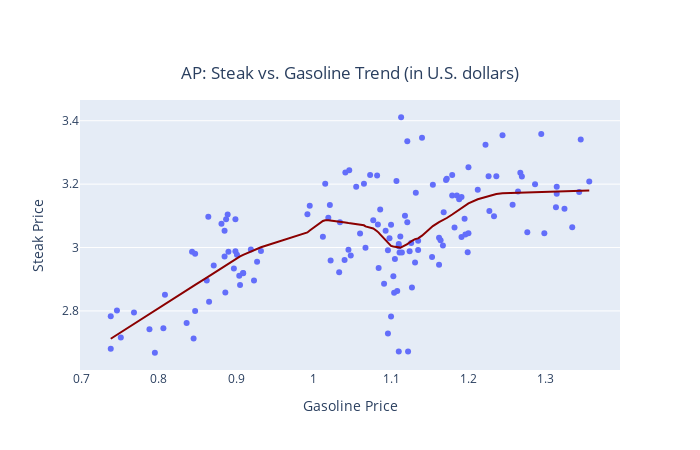

Write notebook code for a chart like this one.
### Code cell
#Task4: https://plotly.com/python/linear-fits/
import plotly.express as px

selected_col = ['area_code','year', 'period', 'value', 'item_code', 'item_name']
years = [1980, 2023]

df31 = df_food_price[selected_col]
df31 = df31[(df31.year >= years[0]) & (df31.year <= years[1])]
df32 = df_gasoline_price[selected_col]
df32 = df32[(df32.year >= years[0]) & (df32.year <= years[1])]

df3 = pd.merge(df31, df32, on = ['area_code', 'year', 'period'], suffixes=('_food', '_gas'), how = 'inner')
#df3

food_item = 'steak, round, usda choice, boneless, per lb. (453.6 gm)'
gas_item = 'gasoline, leaded regular (cost per gallon/3.8 liters)'

df_scatter = df3[(df3['item_name_food'] == food_item) & (df3['item_name_gas'] == gas_item)]
df_scatter = pd.merge(df_scatter, df_area, on = 'area_code')
df_scatter.sort_values(by = ['value_gas'], ascending = True, inplace = True)
uniq_area_codes = ['0300']#df_scatter['area_code'].unique()

data = []

for ac in uniq_area_codes:
    df = df_scatter[df_scatter['area_code'] == ac].copy()
    fig = px.scatter(df, x="value_gas", y="value_food", 
                 trendline="lowess",
                 #trendline_options=dict(log_x=True),
                 trendline_options=dict(frac=0.3),
                 trendline_color_override='darkred',
                 title="Log-transformed fit on linear axes")
    
    layout = go.Layout(
            width=700, height=450,    
            title=go.layout.Title(text='AP: Steak vs. Gasoline Trend (in U.S. dollars)', 
                                  y = 0.85, x = 0.5, xanchor = 'center', yanchor = 'top'),
            legend = dict(y = 1, x = 0, title_font_family="Times New Roman",
                          font=dict(
                                    family="Courier",
                                    size=10,
                                    color="black"),
                          bgcolor="LightBlue",
                          bordercolor="Black",
                          borderwidth=0.5),
            xaxis=dict(title = 'Gasoline Price', showgrid=False),
            yaxis=dict(title= 'Steak Price', showgrid=True),
            showlegend=True
        )
    fig.update_layout(layout)
    fig.show()

### Figure 1 — Plotly figure (JSON) as saved in the notebook; plotly's stock layout.template omitted (floating-point values rounded to 4 significant figures; data arrays with more than 128 entries replaced by an {"elided": "..."} marker saying what was removed)
{"data": [{"hovertemplate": "value_gas=%{x}<br>value_food=%{y}<extra></extra>", "legendgroup": "", "marker": {"color": "#636efa", "symbol": "circle"}, "mode": "markers", "name": "", "orientation": "v", "showlegend": false, "type": "scatter", "x": {"elided": "136 float values"}, "xaxis": "x", "y": {"elided": "136 float values"}, "yaxis": "y"}, {"hovertemplate": "<b>LOWESS trendline</b><br><br>value_gas=%{x}<br>value_food=%{y} <b>(trend)</b><extra></extra>", "legendgroup": "", "line": {"color": "darkred"}, "marker": {"color": "#636efa", "symbol": "circle"}, "mode": "lines", "name": "", "showlegend": false, "type": "scatter", "x": {"elided": "136 float values"}, "xaxis": "x", "y": {"elided": "136 float values"}, "yaxis": "y"}], "layout": {"height": 450, "legend": {"bgcolor": "LightBlue", "bordercolor": "Black", "borderwidth": 0.5, "font": {"color": "black", "family": "Courier", "size": 10}, "title": {"font": {"family": "Times New Roman"}}, "tracegroupgap": 0, "x": 0, "y": 1}, "showlegend": true, "title": {"text": "AP: Steak vs. Gasoline Trend (in U.S. dollars)", "x": 0.5, "xanchor": "center", "y": 0.85, "yanchor": "top"}, "width": 700, "xaxis": {"anchor": "y", "autorange": true, "domain": [0, 1], "range": [0.6983, 1.396], "showgrid": false, "title": {"text": "Gasoline Price"}, "type": "linear"}, "yaxis": {"anchor": "x", "autorange": true, "domain": [0, 1], "range": [2.614, 3.465], "showgrid": true, "title": {"text": "Steak Price"}, "type": "linear"}}}
